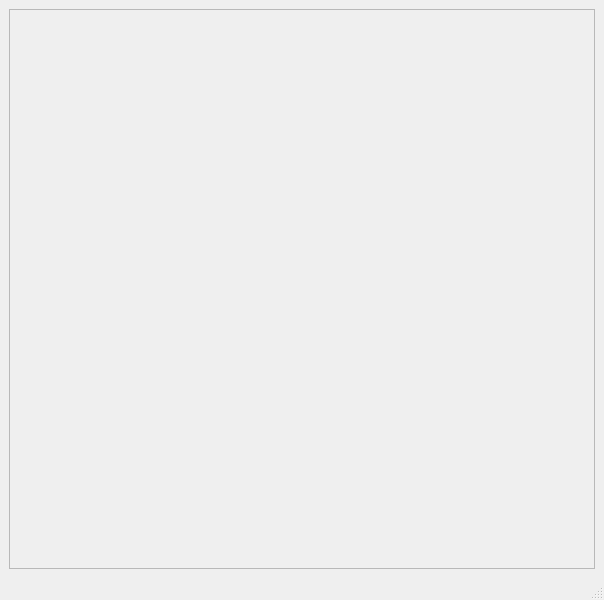
<?xml version="1.0" encoding="UTF-8"?>
<ui version="4.0">
 <class>MainWindow</class>
 <widget class="QMainWindow" name="MainWindow">
  <property name="geometry">
   <rect>
    <x>0</x>
    <y>0</y>
    <width>604</width>
    <height>600</height>
   </rect>
  </property>
  <property name="windowTitle">
   <string>MainWindow</string>
  </property>
  <widget class="QWidget" name="centralwidget">
   <layout class="QVBoxLayout" name="verticalLayout">
    <item>
     <widget class="QFrame" name="main_content_frame">
      <property name="frameShape">
       <enum>QFrame::StyledPanel</enum>
      </property>
      <property name="frameShadow">
       <enum>QFrame::Raised</enum>
      </property>
      <layout class="QVBoxLayout" name="main_frame_layout"/>
     </widget>
    </item>
   </layout>
  </widget>
  <widget class="QMenuBar" name="menubar">
   <property name="geometry">
    <rect>
     <x>0</x>
     <y>0</y>
     <width>604</width>
     <height>21</height>
    </rect>
   </property>
  </widget>
  <widget class="QStatusBar" name="statusbar"/>
 </widget>
 <resources/>
 <connections/>
</ui>
